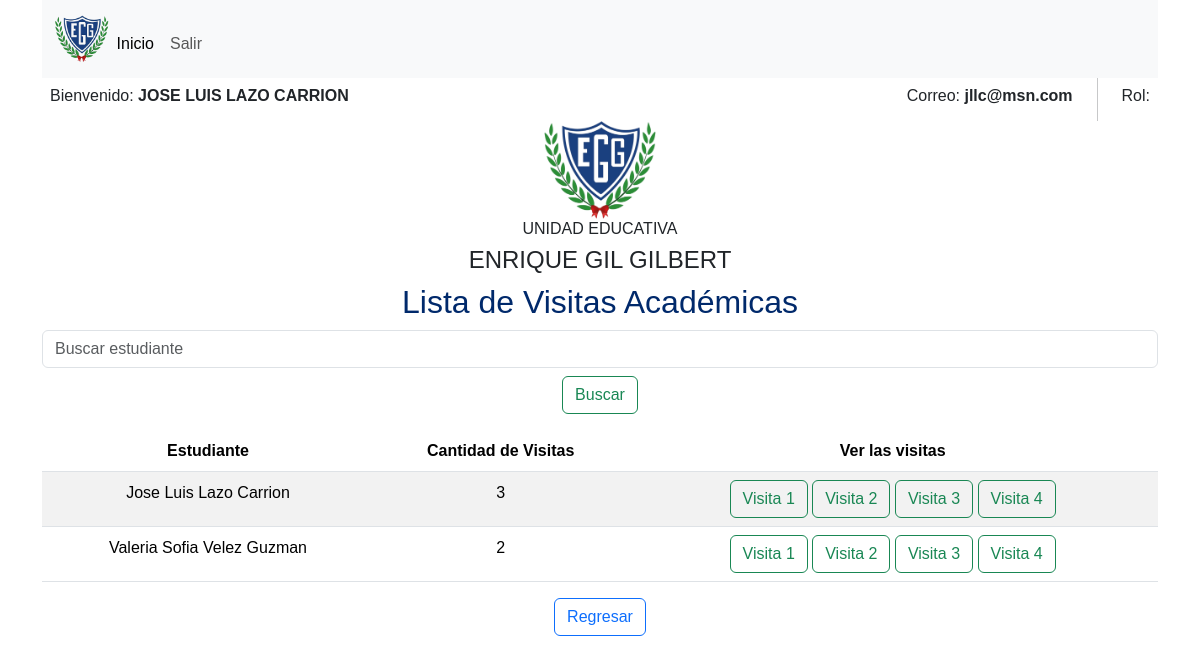
The page /visita_lista/ (signed in) on the database its author committed.
### estudiantes/models.py (models this page shows, shortened)
class Visita(models.Model):
    estudiante = models.CharField(max_length=255)
    empresa = models.CharField(max_length=255)
    receptora = models.CharField(max_length=255)
    tutor = models.CharField(max_length=255)  # Tutor asignado
    supervisor = models.CharField(max_length=255)
    numero = models.CharField(max_length=50)  # Visita No.
    dia = models.CharField(max_length=10)
    fecha = models.DateField()
    tutor_receptora = models.CharField(max_length=255)  # Tutor Receptora
    entidad2 = models.CharField(max_length=255)  # Entidad (para la fila de la tabla)
    observaciones = models.TextField()
    calificacion = models.CharField(max_length=255, blank=True)
    fecha_hora_registro = models.DateTimeField(auto_now_add=True)

### estudiantes/views.py (the view)
# urls.py: path('visita_lista/', views.visita_lista, name='visita_lista'),
@login_required
def visita_lista(request):
    query = request.GET.get('q', '')  # Obtener el valor de búsqueda
    visitas = Visita.objects.values('estudiante').annotate(cantidad=models.Count('estudiante'))
    if query:
        visitas = visitas.filter(Q(estudiante__icontains=query))
    context = {
        'visitas': visitas,
        'query': query,  # Pasar el valor de búsqueda al contexto
    }
    return render(request, 'visita_lista.html', context)

### templates/visita_lista.html (shortened to what this page needs)
{% extends 'bases/basehome.html' %}
{% block content %}
<h2>Lista de Visitas Académicas</h2>
<form method="GET" action="{% url 'visita_lista' %}" class="mb-3">
    <input type="text" name="q" value="{{ query }}" class="form-control" placeholder="Buscar estudiante">
    <button type="submit" class="btn btn-outline-success mt-2">Buscar</button>
</form>
<div class="table-responsive">
  <table class="table table-striped table-hover">
    <thead>
        <tr>
            <th>Estudiante</th>
            <th>Cantidad de Visitas</th>
            <th>Ver las visitas</th>
        </tr>
    </thead>
    <tbody>
        {% for visita in visitas %}
            <tr>
                <td>{{ visita.estudiante }}</td>
                <td>{{ visita.cantidad }}</td>
                <td>
                    <a class="btn btn-outline-success" href="{% url 'ver_visita' visita.estudiante 1 %}">Visita 1</a>
                    <a class="btn btn-outline-success" href="{% url 'ver_visita' visita.estudiante 2 %}">Visita 2</a>
                    <a class="btn btn-outline-success" href="{% url 'ver_visita' visita.estudiante 3 %}">Visita 3</a>
                    <a class="btn btn-outline-success" href="{% url 'ver_visita' visita.estudiante 4 %}">Visita 4</a>
                </td>
            </tr>
        {% endfor %}
    </tbody>
  </table>
</div>
<a class="btn btn-outline-primary mb-3" href="{% url 'tutor_documentos' %}">Regresar</a>
{% endblock %}

### templates/bases/basehome.html (shortened to what this page needs)
{% load static %}
<!DOCTYPE html>
<html lang="es">
<head>
    <link href="https://cdn.jsdelivr.net/npm/bootstrap@5.3.3/dist/css/bootstrap.min.css" rel="stylesheet">
    <link href="{% static "css/style.css" %}" rel="stylesheet" type="text/css">
    <link href="{% static "css/respuesta.css" %}" rel="stylesheet" type="text/css">
</head>
<body>
<header class="container">
  <nav class="navbar navbar-expand-lg bg-body-tertiary">
    <div class="container-fluid">
        <img src="{% static 'img/logopeque.png' %}" width="5%" alt="Logo">
      <div class="collapse navbar-collapse" id="navbarNav">
        <ul class="navbar-nav">
          <li class="nav-item">
            <a class="nav-link active" href="{% url 'home' %}">Inicio</a>
        </li>
            <li class="nav-item"> <a class="nav-link" href="{% url 'logout' %}">Salir</a> </li>
        </ul>
      </div>
    </div>
  </nav>
</header>
  <div class="container">
    <div class="hstack gap-3">
      <div class="p-2"><h6>Bienvenido: <strong>{{user.first_name|upper}} {{user.last_name|upper}}</strong></h6></div>
      <div class="p-2 ms-auto"><h6>Correo: <strong> {{request.session.email}} </strong></h6></div>
      <div class="p-2"><h6>Rol: <strong>{{request.session.rol|upper}}</strong></h6></div>
    </div>
  </div>
  <div class="container text-center">
    <img  src="{% static 'img/logo.png' %}" width="10%" alt="Logo">
    <h6 class=" titulo-text">UNIDAD EDUCATIVA</h6>
    <h4 class="titulo-text">ENRIQUE GIL GILBERT</h4>
    {% block content %}
    {% endblock %}
  </div>
  </body>
</html>

### static/css/style.css (style rules this page uses)
h2 { color: #00296b !important; }

### static/css/respuesta.css (style rules this page uses)
div { font-family: Arial, sans-serif; line-height: 1.6; }
ul { margin: 10px 0; }
li { margin: 5px 0; }

### rows shown on the page
Visita: estudiante "Jose Luis Lazo Carrion", cantidad "3"
Visita: estudiante "Valeria Sofia Velez Guzman", cantidad "2"

### other values the page prints
{{ user.first_name|upper }} "JOSE LUIS"
{{ user.last_name|upper }} "LAZO CARRION"
{{ request.session.email }} "jllc@msn.com"
